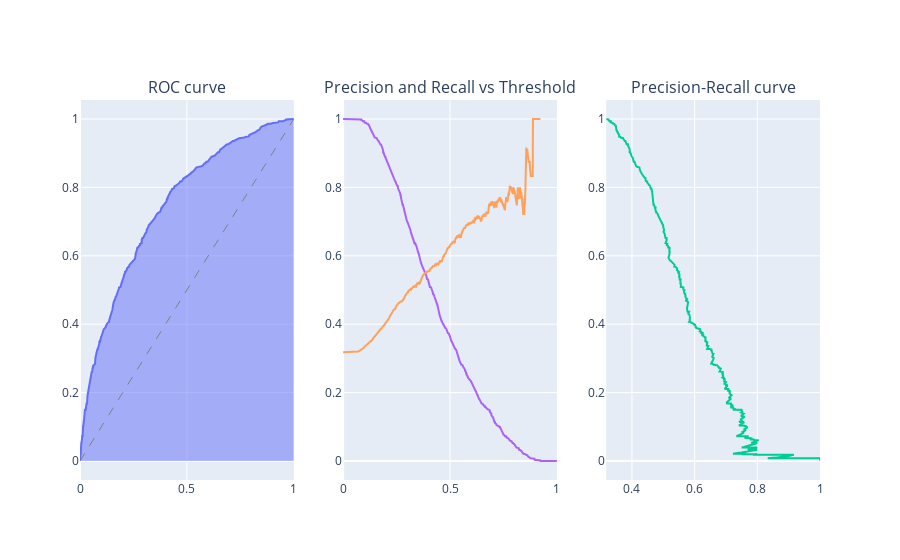

The notebook cell this image was saved under:
### Code cell
model3 = LogisticRegression( penalty = 'l2', C = 1, solver='liblinear' ).fit( X_train, Y_train )
predictions3 = model3.predict_proba( X_test )
score3 = lazy_roc_auc(Y_test, predictions3 )
score3.plot()

### Figure 1 — Plotly figure (JSON) as saved in the notebook; plotly's stock layout.template omitted (floating-point values rounded to 4 significant figures; data arrays with more than 128 entries replaced by an {"elided": "..."} marker saying what was removed)
{"data": [{"fill": "tozeroy", "mode": "lines", "showlegend": false, "type": "scatter", "x": {"elided": "1001 float values"}, "xaxis": "x", "y": {"elided": "1001 float values"}, "yaxis": "y"}, {"line": {"color": "gray", "dash": "dash", "width": 1}, "mode": "lines", "showlegend": false, "type": "scatter", "x": [0, 1], "xaxis": "x", "y": [0, 1], "yaxis": "y"}, {"mode": "lines", "showlegend": false, "type": "scatter", "x": {"elided": "1001 float values"}, "xaxis": "x3", "y": {"elided": "1001 float values"}, "yaxis": "y3"}, {"mode": "lines", "showlegend": false, "type": "scatter", "x": {"elided": "1001 float values"}, "xaxis": "x2", "y": {"elided": "1001 float values"}, "yaxis": "y2"}, {"mode": "lines", "showlegend": false, "type": "scatter", "x": {"elided": "1001 float values"}, "xaxis": "x2", "y": {"elided": "1001 float values"}, "yaxis": "y2"}], "layout": {"annotations": [{"font": {"size": 16}, "showarrow": false, "text": "ROC curve", "x": 0.1444, "xanchor": "center", "xref": "paper", "y": 1, "yanchor": "bottom", "yref": "paper"}, {"font": {"size": 16}, "showarrow": false, "text": "Precision and Recall vs Threshold", "x": 0.5, "xanchor": "center", "xref": "paper", "y": 1, "yanchor": "bottom", "yref": "paper"}, {"font": {"size": 16}, "showarrow": false, "text": "Precision-Recall curve", "x": 0.8556, "xanchor": "center", "xref": "paper", "y": 1, "yanchor": "bottom", "yref": "paper"}], "spikedistance": 1000, "xaxis": {"anchor": "y", "domain": [0, 0.2889], "showspikes": true, "spikecolor": "green", "spikemode": "across", "spikesnap": "cursor", "spikethickness": 1}, "xaxis2": {"anchor": "y2", "domain": [0.3556, 0.6444], "showspikes": true, "spikecolor": "green", "spikemode": "across", "spikesnap": "cursor", "spikethickness": 1}, "xaxis3": {"anchor": "y3", "domain": [0.7111, 1], "showspikes": true, "spikecolor": "green", "spikemode": "across", "spikesnap": "cursor", "spikethickness": 1}, "yaxis": {"anchor": "x", "domain": [0, 1], "showspikes": true, "spikecolor": "orange", "spikesnap": "cursor", "spikethickness": 1}, "yaxis2": {"anchor": "x2", "domain": [0, 1], "showspikes": true, "spikecolor": "orange", "spikesnap": "cursor", "spikethickness": 1}, "yaxis3": {"anchor": "x3", "domain": [0, 1], "showspikes": true, "spikecolor": "orange", "spikesnap": "cursor", "spikethickness": 1}}}
